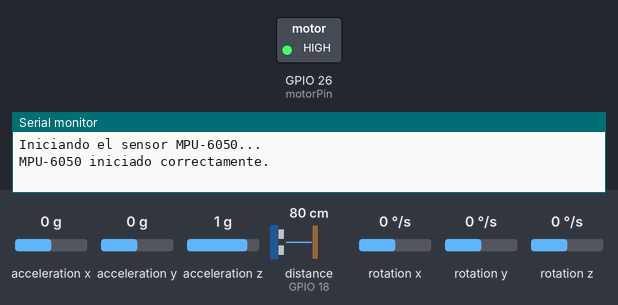
Bench run of a sketch on a simulated ESP32. Parts: switched loads named in the sketch (green lamp = pin HIGH), the last lines printed to the serial monitor. Wiring (inferred from the names in the program): ultrasonic range finder: trigger GPIO 5; echo GPIO 18. Inputs (shaded band) come from the test bench; at power-on: acceleration x 0 g, acceleration y 0 g, acceleration z 1 g, distance to the obstacle (sensor on GPIO 18) 80 cm, rotation x 0 °/s, rotation y 0 °/s, rotation z 0 °/s. The echo pulse lasts 58.3 µs per cm; pins used as bus, display or sensor lines are not drawn.

Above: at 1.0 s.
At 3.0 s:
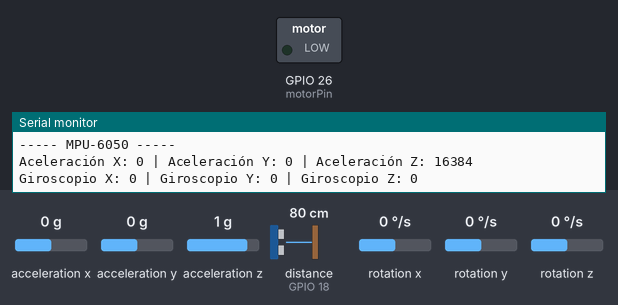
Timing chart, 0 to 5.2 s (numbered marks = the images above):
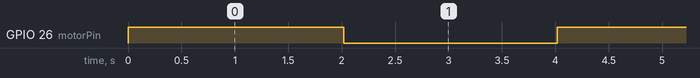

Measured:
- by itself, GPIO 26 (motorPin): alternates HIGH for 2.0 s and LOW for 2.0 s

The sketch:

CircuitoCompleto.ino
```cpp
#include <Wire.h>
#include <MPU6050.h>

const int motorPin = 26;

const int trigPin = 5;
const int echoPin = 18;

// Definir la velocidad del sonido en cm/us
#define SOUND_SPEED 0.034
#define CM_TO_INCH 0.393701

long duration;
float distanceCm;
float distanceInch;

MPU6050 mpu;


void setup() {
  Serial.begin(115200);
  // Inicializar I2C
  Wire.begin();

  // Inicializar el sensor MPU-6050
  Serial.println("Iniciando el sensor MPU-6050...");

  mpu.initialize();
  if (!mpu.testConnection()) {
    Serial.println("Error al iniciar el sensor MPU-6050. Verifica la conexión.");
    while(1);
  }

  Serial.println("MPU-6050 iniciado correctamente.");

  // Inicializar pin de salida
  pinMode(motorPin, OUTPUT);

  pinMode(trigPin, OUTPUT);
  pinMode(echoPin, INPUT);

}

void loop() {
  // -------------- GROVE MOTOR -----------------------
  // Encender el motor
  digitalWrite(motorPin, HIGH);
  delay(2000);

  // --------------- HC-SR04 ------------------------
  // Asegurarse de que el Trigger está apagado antes de iniciar la medición
  digitalWrite(trigPin, LOW);
  delayMicroseconds(20);

  // Enviar una señal de 10 microsegundos al Trigger para iniciar la medición
  digitalWrite(trigPin, HIGH);
  delayMicroseconds(100);
  digitalWrite(trigPin, LOW);

  // Leer el tiempo de viaje del pulso usando el pin Echo (en microsegundos)
  duration = pulseIn(echoPin, HIGH);

  // Calcular la distancia en centímetros
  distanceCm = duration * SOUND_SPEED / 2;

  // Convertir la distancia a pulgadas
  distanceInch = distanceCm * CM_TO_INCH;

  // Mostrar la distancia en el Monitor Serial
  Serial.println("----- HC-SR04 -----");
  Serial.print("Distancia (cm): ");
  Serial.println(distanceCm);
  Serial.print("Distancia (inch): ");
  Serial.println(distanceInch);


    // -------------- MPU-6050 -------------------------

  // Leer datos del sensor
  int16_t ax, ay, az;
  int16_t gx, gy, gz;

  mpu.getAcceleration(&ax, &ay, &az);
  mpu.getRotation(&gx, &gy, &gz);

  // Imprimir los datos en la consola serial
  Serial.println("----- MPU-6050 -----");
  Serial.print("Aceleración X: ");
  Serial.print(ax);
  Serial.print(" | Aceleración Y: ");
  Serial.print(ay);
  Serial.print(" | Aceleración Z: ");
  Serial.println(az);

  Serial.print("Giroscopio X: ");
  Serial.print(gx);
  Serial.print(" | Giroscopio Y: ");
  Serial.print(gy);
  Serial.print(" | Giroscopio Z: ");
  Serial.println(gz);

    // Apagar motor
  digitalWrite(motorPin, LOW);

  // Esperar 500ms antes de la siguiente lectura
  delay(2000);


}
```
